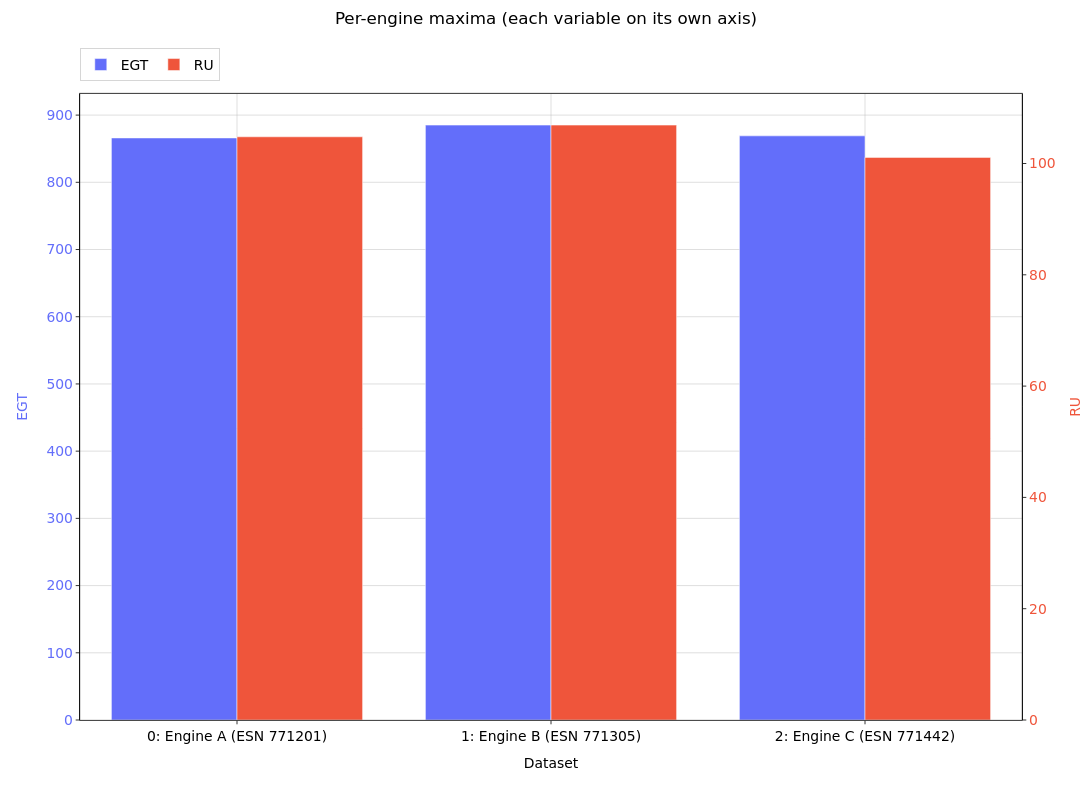

The notebook cell this image was saved under:
### Markdown cell above
## 5. `by='dataset_x'` — datasets as the x-axis

One single chart where the x categories are the *datasets* and the bars are the
y variables, each scaled to its own y-axis (colored to match its bars). Since a
dataset may hold many rows, `agg` picks the reduction: `'mean'` (default),
`'median'`, `'sum'`, `'max'`, `'min'`, `'first'`, `'last'`. Hovering a bar
reports the aggregate as `<agg>: <value> (n=<points>)`, where *n* counts the
valid (non-NaN) rows that fed it.

### Code cell
nb = build()
nb.bar(y=['EGT', 'RU'], by='dataset_x', agg='max',
       suptitle='Per-engine maxima (each variable on its own axis)')

### Figure 1 — Plotly figure (JSON) as saved in the notebook; plotly's stock layout.template omitted (floating-point values rounded to 4 significant figures)
{"data": [{"customdata": [4, 4, 4], "hovertemplate": "<b>EGT</b><br>%{x}<br>max: %{y:.4g} (n=%{customdata})<extra></extra>", "marker": {"color": "#636EFA"}, "name": "EGT", "offsetgroup": "0", "opacity": 1.0, "type": "bar", "x": ["0: Engine A (ESN 771201)", "1: Engine B (ESN 771305)", "2: Engine C (ESN 771442)"], "y": [866.0, 885.1, 869.1], "yaxis": "y"}, {"customdata": [4, 4, 4], "hovertemplate": "<b>RU</b><br>%{x}<br>max: %{y:.4g} (n=%{customdata})<extra></extra>", "marker": {"color": "#EF553B"}, "name": "RU", "offsetgroup": "1", "opacity": 1.0, "type": "bar", "x": ["0: Engine A (ESN 771201)", "1: Engine B (ESN 771305)", "2: Engine C (ESN 771442)"], "y": [104.8, 106.9, 101.1], "yaxis": "y2"}], "layout": {"barmode": "group", "height": 800, "hoverlabel": {"font": {"size": 13.9}}, "legend": {"font": {"size": 13.9}, "orientation": "h", "x": 0, "xanchor": "left", "y": 0.9397, "yanchor": "top", "yref": "container"}, "margin": {"r": 50, "t": 86.22}, "meta": {"uc_legend_rows": 1}, "scattermode": "group", "title": {"font": {"size": 16.7}, "text": "Per-engine maxima (each variable on its own axis)", "x": 0.5, "xanchor": "center", "y": 0.985, "yanchor": "top", "yref": "container"}, "width": 1200, "xaxis": {"domain": [0, 1.0], "tickfont": {"size": 13.9}, "title": {"font": {"size": 13.9}, "text": "Dataset"}}, "yaxis": {"showgrid": true, "tickfont": {"color": "#636EFA", "size": 13.9}, "title": {"font": {"color": "#636EFA", "size": 13.9}, "text": "EGT"}}, "yaxis2": {"anchor": "x", "overlaying": "y", "showgrid": false, "side": "right", "tickfont": {"color": "#EF553B", "size": 13.9}, "title": {"font": {"color": "#EF553B", "size": 13.9}, "text": "RU"}}}}
